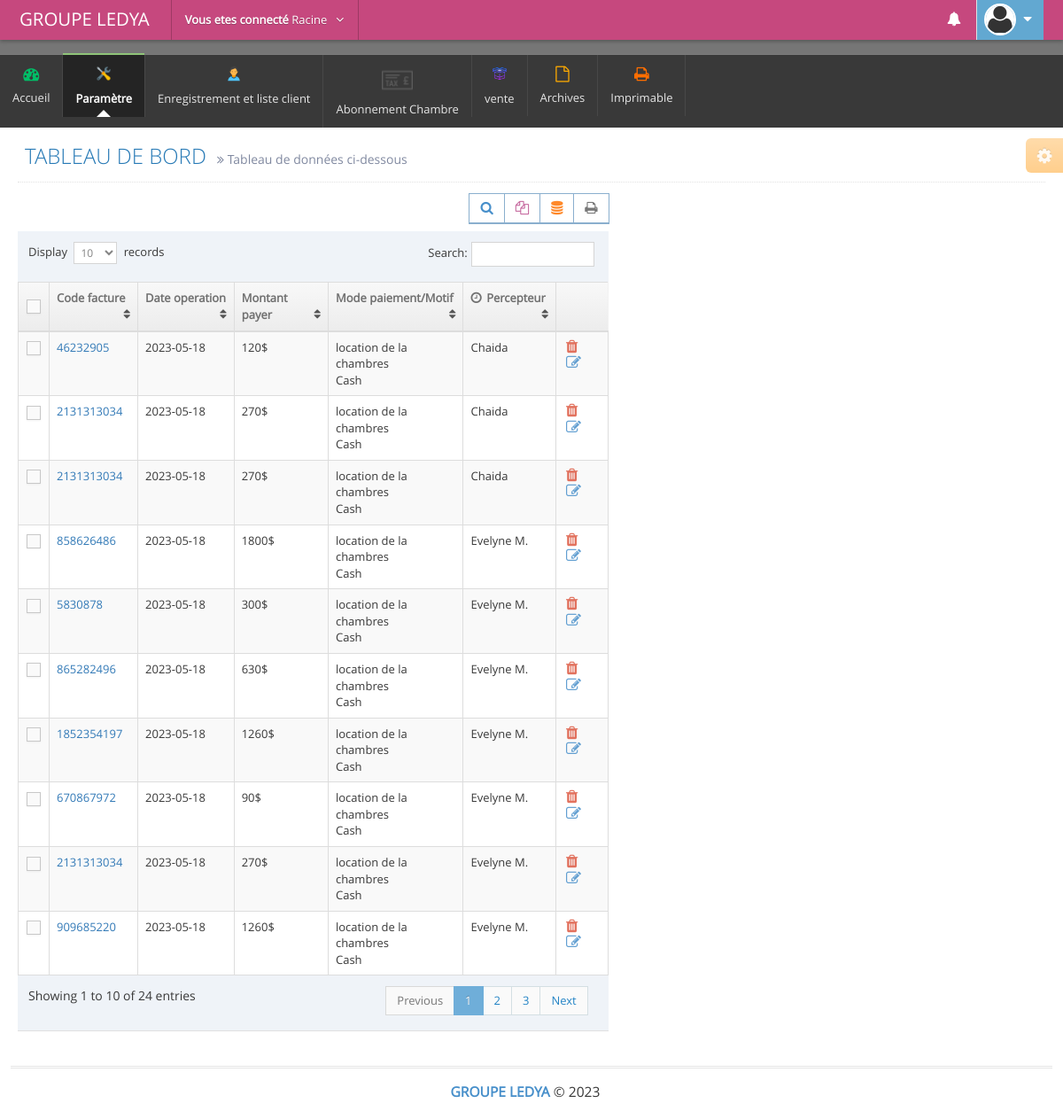
/admin/mise_a_jours_chambre.php (signed in), run on the app's committed database.
### tables this page shows
CREATE TABLE `caisses` (
  `id` int(11) NOT NULL,
  `code_facture` text NOT NULL,
  `date_operation` text NOT NULL,
  `tot_a_payer` float NOT NULL,
  `montant` float NOT NULL,
  `mode_paiement` text NOT NULL,
  `percepteur` text NOT NULL,
  `id_percepteur` int(11) NOT NULL,
  `motif` text NOT NULL
);

### admin/mise_a_jours_chambre.php (the view, shortened to what this page needs)
            <?php include('includes/link.php'); ?>
            <?php include('includes/hea.php'); ?>
            <?php include'db/connectbdd.php';?>
            <div class="main-content">
            	<div class="main-content-inner">
            		<div class="page-content">
            			<div class="ace-settings-container" id="ace-settings-container">
            				<div class="btn btn-app btn-xs btn-warning ace-settings-btn" id="ace-settings-btn">
            					<i class="ace-icon fa fa-cog bigger-130"></i>
            				</div>
         </div>
         <div class="page-header">
            <h1>
                  TABLEAU DE BORD
                  <small>
                        <i class="ace-icon fa fa-angle-double-right"></i>
                        Tableau de données ci-dessous
                 </small>
          </h1>
   </div>
   <div class="row">
     <div class="col-xs-12">
           <div class="row">
                 <div class="col-lg-7">
                       <div class="row">
                             <div class="col-xs-12">
                                <div class="row">
                                    <div class="col-xs-12">
                                     <div class="clearfix">
                                      <div class="pull-right tableTools-container"></div></div>
                                      <div>
                                          <table id="dynamic-table" class="table table-striped table-bordered table-hover">
                                                 <thead>
                                                        <tr> <th class="center">
                                                              <label class="pos-rel">
                                                                     <span class="lbl"></span>
                                                              </label>
                                                       </th>
                                                       <th>Code facture</th>
                                                       <th>Date operation  </th>
                                                       <th class="hidden-480">Montant payer</th>
                                                       <th class="hidden-480">Mode paiement/Motif</th>
                                                       <th>
                                                        <i class="ace-icon fa fa-clock-o bigger-110 hidden-480"></i>
                                                    Percepteur
                                                 </th>
                                                 <th></th>
                                          </tr>
                                   </thead>
                                   <tbody>
                                     <?php
                                     $requete2 = mysqli_query($connection,"SELECT *FROM caisses ORDER BY id DESC");
                                     while ($garde = mysqli_fetch_assoc($requete2)) {  ?>
<?php  $montant=$garde['montant']; ?>
    <?php
if ($montant==0) { ?>
<?php }else { ?>
                                           <tr>
                                                 <td class="center">
                                                       <label class="pos-rel">
                                                             <span class="lbl"></span>
                                                      </label>
                                               </td>
                                               <td><a href="#"><?php echo $garde['code_facture']; ?></a></td>
                                               <td><?php echo $garde['date_operation']; ?></td>
                                               <td class="hidden-480"><?php echo $d = $garde['montant']; ?>$</td>
                                               <td class="hidden-480"><?php echo $garde['motif']; ?> <br><?php echo $garde['mode_paiement']; ?></td>
                                               <td class="hidden-480">
                                                <span class="">
                                           <?php echo $garde['percepteur'];  ?>
                                                    </span></td>
                                             <td>
                                                    <div class="hidden-sm hidden-xs action-buttons">
                                                          <a class="red" href="mise_a_jours_chambre.php?sup=<?php echo $code=$garde['id']; ?>" onclick="return confirm('Voulez-vous vraiment supprimer cet enregistrement ?');">
                                                                <i class="ace-icon fa fa-trash bigger-130"></i></a>
                                                          <a class="blue" href="mise_a_jours_chambre.php?num=<?php echo $code=$garde['id']; ?>">
                                                                <i class="ace-icon fa fa-edit bigger-130"></i></a>
                                                                    </div>
                                                                                 </td></tr>
                                                                                 <?php }
 ?>
                                                                          <?php }
                                                                          ?>
</tbody>
</table>
</div>
</div>
</div>
</div>
</div>
</div>
<div class="col-lg-5">
<br><br><br>
<br><br>
</div>
</div>
</div>
</div>
</div>
</div>
</div>
<?php include('includes/ft.php'); ?>
</body>
</html>

### data on the page
caisses: code_facture "46232905", date_operation "2023-05-18", montant "120", motif "location de la chambres", mode_paiement "Cash", percepteur "Chaida"
caisses: code_facture "2131313034", date_operation "2023-05-18", montant "270", motif "location de la chambres", mode_paiement "Cash", percepteur "Chaida"
caisses: code_facture "2131313034", date_operation "2023-05-18", montant "270", motif "location de la chambres", mode_paiement "Cash", percepteur "Chaida"
caisses: code_facture "858626486", date_operation "2023-05-18", montant "1800", motif "location de la chambres", mode_paiement "Cash", percepteur "Evelyne M."
caisses: code_facture "5830878", date_operation "2023-05-18", montant "300", motif "location de la chambres", mode_paiement "Cash", percepteur "Evelyne M."
caisses: code_facture "865282496", date_operation "2023-05-18", montant "630", motif "location de la chambres", mode_paiement "Cash", percepteur "Evelyne M."
caisses: code_facture "1852354197", date_operation "2023-05-18", montant "1260", motif "location de la chambres", mode_paiement "Cash", percepteur "Evelyne M."
caisses: code_facture "670867972", date_operation "2023-05-18", montant "90", motif "location de la chambres", mode_paiement "Cash", percepteur "Evelyne M."
caisses: code_facture "2131313034", date_operation "2023-05-18", montant "270", motif "location de la chambres", mode_paiement "Cash", percepteur "Evelyne M."
caisses: code_facture "909685220", date_operation "2023-05-18", montant "1260", motif "location de la chambres", mode_paiement "Cash", percepteur "Evelyne M."

### other printed values
$username "Racine"
